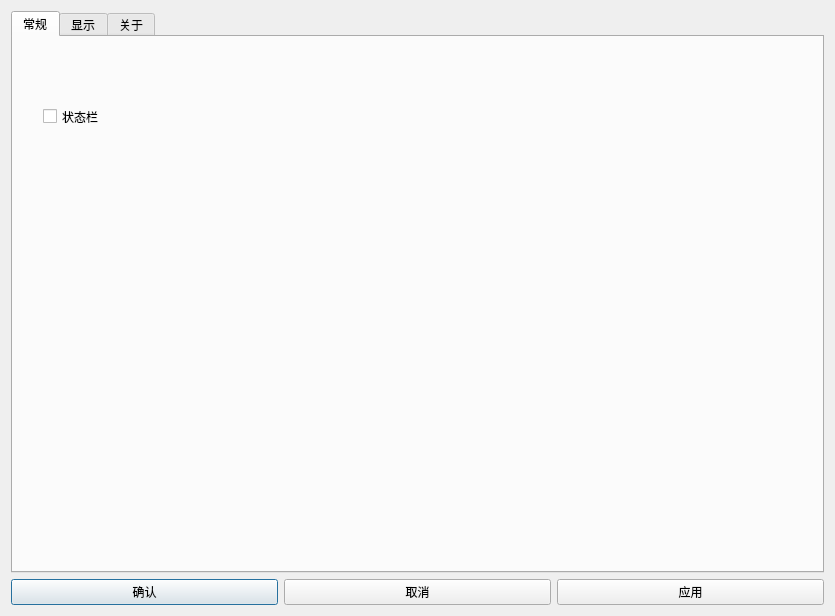
<?xml version="1.0" encoding="UTF-8"?>
<ui version="4.0">
 <class>Dialog_Setting</class>
 <widget class="QDialog" name="Dialog_Setting">
  <property name="windowModality">
   <enum>Qt::ApplicationModal</enum>
  </property>
  <property name="geometry">
   <rect>
    <x>0</x>
    <y>0</y>
    <width>835</width>
    <height>616</height>
   </rect>
  </property>
  <property name="windowTitle">
   <string>设置</string>
  </property>
  <layout class="QGridLayout" name="gridLayout">
   <item row="0" column="0">
    <layout class="QVBoxLayout" name="verticalLayout">
     <item>
      <widget class="QTabWidget" name="tabWidget">
       <property name="layoutDirection">
        <enum>Qt::LeftToRight</enum>
       </property>
       <property name="tabPosition">
        <enum>QTabWidget::North</enum>
       </property>
       <property name="tabShape">
        <enum>QTabWidget::Rounded</enum>
       </property>
       <property name="currentIndex">
        <number>0</number>
       </property>
       <widget class="QWidget" name="tab_routine">
        <attribute name="title">
         <string>常规</string>
        </attribute>
        <widget class="QCheckBox" name="checkBoxStatus">
         <property name="geometry">
          <rect>
           <x>30</x>
           <y>70</y>
           <width>121</width>
           <height>19</height>
          </rect>
         </property>
         <property name="text">
          <string>状态栏</string>
         </property>
        </widget>
       </widget>
       <widget class="QWidget" name="tab_Show">
        <attribute name="title">
         <string>显示</string>
        </attribute>
       </widget>
       <widget class="QWidget" name="tab_about">
        <attribute name="title">
         <string>关于</string>
        </attribute>
       </widget>
      </widget>
     </item>
    </layout>
   </item>
   <item row="3" column="0">
    <layout class="QHBoxLayout" name="horizontalLayout">
     <item>
      <widget class="QPushButton" name="pushButton_Ok">
       <property name="text">
        <string>确认</string>
       </property>
      </widget>
     </item>
     <item>
      <widget class="QPushButton" name="pushButton_Cancel">
       <property name="text">
        <string>取消</string>
       </property>
      </widget>
     </item>
     <item>
      <widget class="QPushButton" name="pushButton_Apply">
       <property name="text">
        <string>应用</string>
       </property>
      </widget>
     </item>
    </layout>
   </item>
  </layout>
 </widget>
 <resources/>
 <connections/>
</ui>
